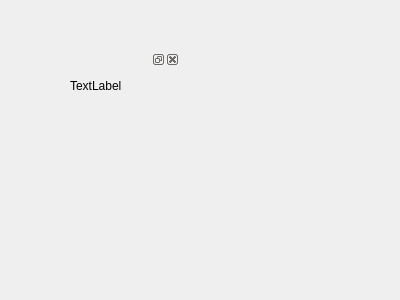
<?xml version="1.0" encoding="UTF-8"?>
<ui version="4.0">
 <class>Widget</class>
 <widget class="QWidget" name="Widget">
  <property name="geometry">
   <rect>
    <x>0</x>
    <y>0</y>
    <width>400</width>
    <height>300</height>
   </rect>
  </property>
  <property name="windowTitle">
   <string>Widget</string>
  </property>
  <widget class="QLabel" name="label">
   <property name="geometry">
    <rect>
     <x>70</x>
     <y>80</y>
     <width>54</width>
     <height>12</height>
    </rect>
   </property>
   <property name="text">
    <string>TextLabel</string>
   </property>
  </widget>
  <widget class="QDockWidget" name="dockWidget">
   <property name="geometry">
    <rect>
     <x>60</x>
     <y>50</y>
     <width>120</width>
     <height>80</height>
    </rect>
   </property>
   <widget class="QWidget" name="dockWidgetContents"/>
  </widget>
 </widget>
 <layoutdefault spacing="6" margin="11"/>
 <resources/>
 <connections/>
</ui>
